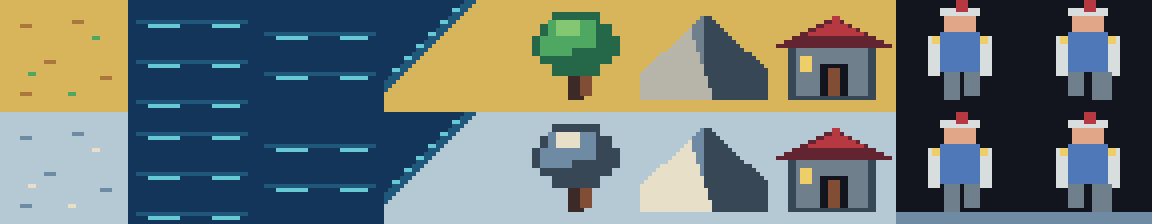
#> input picture artwork/modern-ega/m1/m1-b-contact-sheet.png, 1152 x 224 px
$ python sprite_phase.py ../artwork/modern-ega/m1/m1-b-contact-sheet.png
#> lines starting #> are read from the running program, lines starting #| are printed output that depends on the picture
#!/usr/bin/env python3
"""由透明 A 幀產生乾淨的 1 px 呼吸／浮動 B 幀。"""

import argparse
from pathlib import Path

from PIL import Image


def main() -> None:
    parser = argparse.ArgumentParser()
    parser.add_argument("sources", nargs="+", type=Path)
    parser.add_argument("--suffix", default="-b")
    args = parser.parse_args()

    for path in args.sources:
        src = Image.open(path).convert("RGBA")
        out = Image.new("RGBA", src.size)
#> out: PIL image 1152x224 RGBA; every value is 0
        # 整體上浮一像素，不縮放、不旋轉，避免小尺寸透明邊緣產生接縫。
        out.alpha_composite(src, (0, -1))
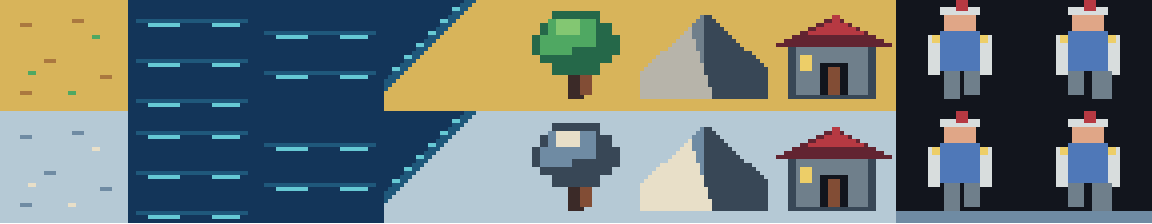
#> out: PIL image 1152x224 RGBA; mean R, G, B, A 108.9, 118.1, 115, 253.9; transparent parts drawn white
        target = path.with_name(path.stem + args.suffix + path.suffix)
        out.save(target)


if __name__ == "__main__":
    main()
